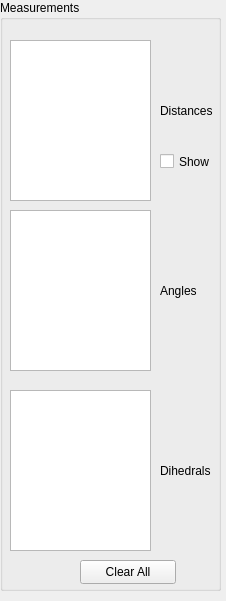
<?xml version="1.0" encoding="UTF-8"?>
<ui version="4.0">
 <class>QMeasureWidgetBase</class>
 <widget class="QWidget" name="QMeasureWidgetBase">
  <property name="geometry">
   <rect>
    <x>0</x>
    <y>0</y>
    <width>226</width>
    <height>601</height>
   </rect>
  </property>
  <property name="sizePolicy">
   <sizepolicy hsizetype="Preferred" vsizetype="Preferred">
    <horstretch>0</horstretch>
    <verstretch>0</verstretch>
   </sizepolicy>
  </property>
  <property name="windowTitle">
   <string>Form</string>
  </property>
  <widget class="QGroupBox" name="groupBox">
   <property name="geometry">
    <rect>
     <x>0</x>
     <y>0</y>
     <width>221</width>
     <height>591</height>
    </rect>
   </property>
   <property name="sizePolicy">
    <sizepolicy hsizetype="Preferred" vsizetype="Expanding">
     <horstretch>0</horstretch>
     <verstretch>0</verstretch>
    </sizepolicy>
   </property>
   <property name="title">
    <string>Measurements</string>
   </property>
   <widget class="QListWidget" name="_listDistances">
    <property name="geometry">
     <rect>
      <x>10</x>
      <y>40</y>
      <width>141</width>
      <height>161</height>
     </rect>
    </property>
    <property name="resizeMode">
     <enum>QListView::Adjust</enum>
    </property>
   </widget>
   <widget class="QLabel" name="label">
    <property name="geometry">
     <rect>
      <x>160</x>
      <y>100</y>
      <width>61</width>
      <height>21</height>
     </rect>
    </property>
    <property name="text">
     <string>Distances</string>
    </property>
   </widget>
   <widget class="QCheckBox" name="_showDistances">
    <property name="geometry">
     <rect>
      <x>160</x>
      <y>150</y>
      <width>71</width>
      <height>23</height>
     </rect>
    </property>
    <property name="text">
     <string>Show</string>
    </property>
   </widget>
   <widget class="QListWidget" name="_listAngles">
    <property name="geometry">
     <rect>
      <x>10</x>
      <y>210</y>
      <width>141</width>
      <height>161</height>
     </rect>
    </property>
    <property name="resizeMode">
     <enum>QListView::Adjust</enum>
    </property>
   </widget>
   <widget class="QLabel" name="label_2">
    <property name="geometry">
     <rect>
      <x>160</x>
      <y>280</y>
      <width>51</width>
      <height>21</height>
     </rect>
    </property>
    <property name="text">
     <string>Angles</string>
    </property>
   </widget>
   <widget class="QListWidget" name="_listDihedrals">
    <property name="geometry">
     <rect>
      <x>10</x>
      <y>390</y>
      <width>141</width>
      <height>161</height>
     </rect>
    </property>
    <property name="resizeMode">
     <enum>QListView::Adjust</enum>
    </property>
   </widget>
   <widget class="QLabel" name="label_3">
    <property name="geometry">
     <rect>
      <x>160</x>
      <y>460</y>
      <width>61</width>
      <height>21</height>
     </rect>
    </property>
    <property name="text">
     <string>Dihedrals</string>
    </property>
   </widget>
   <widget class="QPushButton" name="_clearAll">
    <property name="geometry">
     <rect>
      <x>80</x>
      <y>560</y>
      <width>96</width>
      <height>24</height>
     </rect>
    </property>
    <property name="text">
     <string>Clear All</string>
    </property>
   </widget>
  </widget>
 </widget>
 <resources/>
 <connections/>
</ui>
